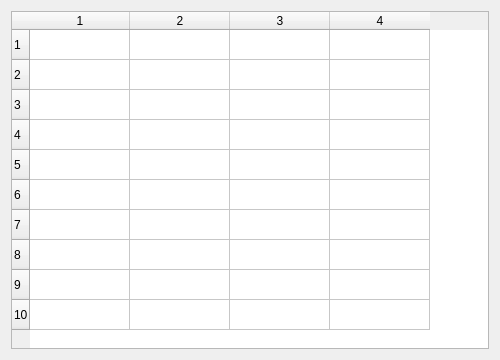
<?xml version="1.0" encoding="UTF-8"?>
<ui version="4.0"><class>Dialog</class><widget class="QDialog" name="Dialog"><property name="geometry"><rect><x>0</x><y>0</y><width>500</width><height>360</height></rect></property><property name="windowTitle"><string>Table 10x4</string></property><layout class="QVBoxLayout" name="verticalLayout"><property name="leftMargin"><number>11</number></property><property name="topMargin"><number>11</number></property><property name="rightMargin"><number>11</number></property><property name="bottomMargin"><number>11</number></property><property name="spacing"><number>6</number></property><item><widget class="QTableWidget" name="table"><property name="rowCount"><number>10</number></property><property name="columnCount"><number>4</number></property></widget></item></layout></widget></ui>
